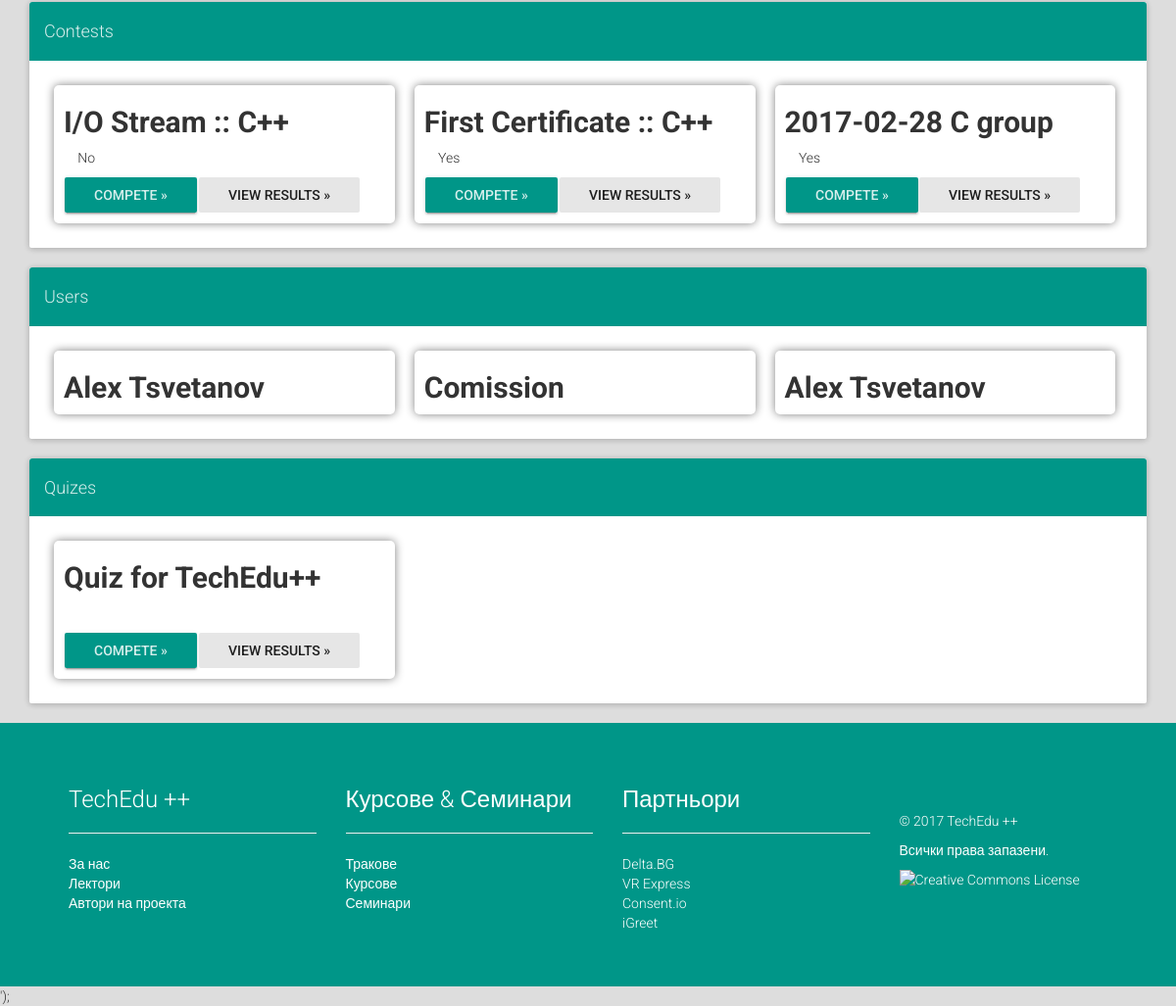
The page /search.php (lower part) on the database as committed earlier.
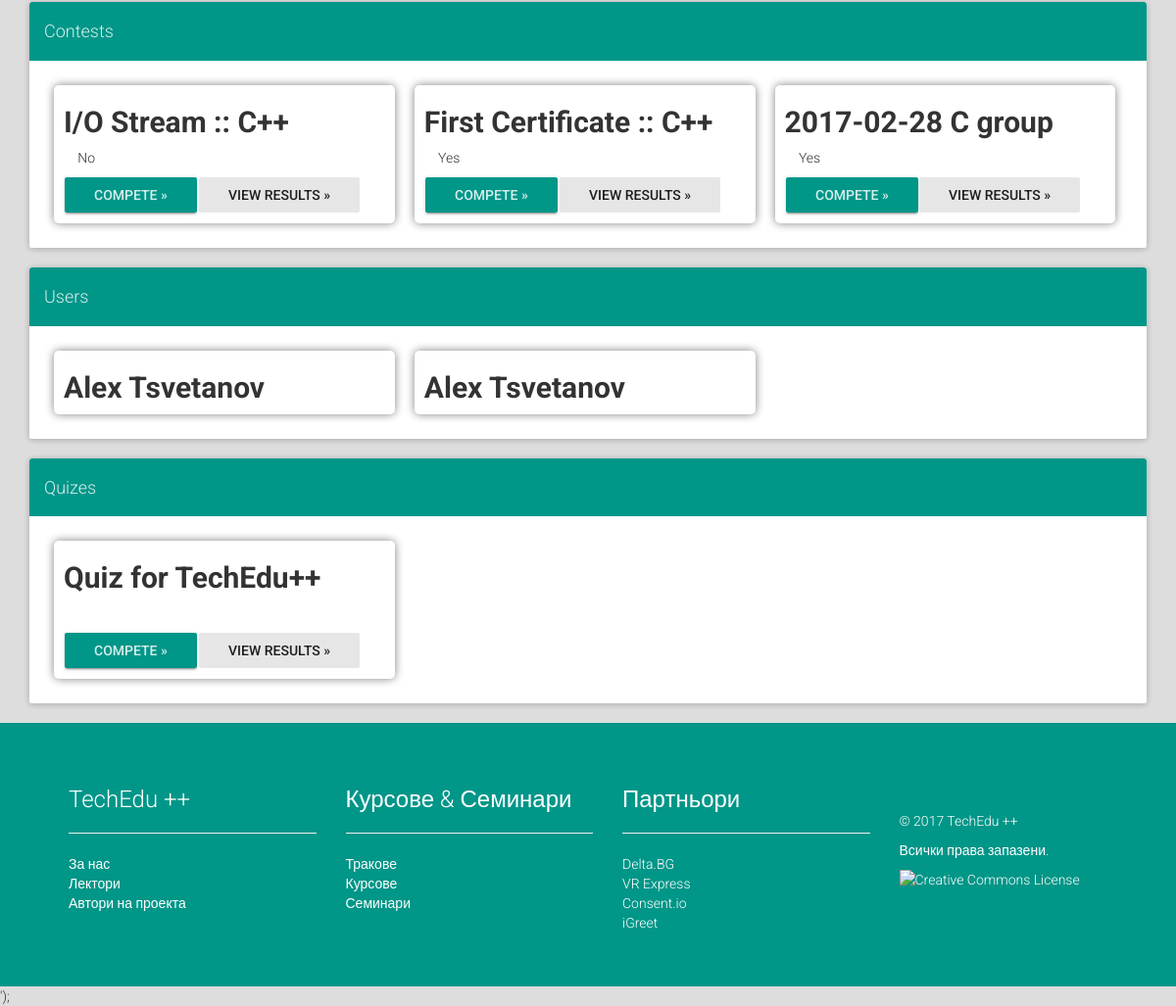
The same page on the database as committed later.
### tables this page shows
CREATE TABLE `Users` (
  `ID` text NOT NULL,
  `Username` text NOT NULL,
  `Password` text NOT NULL,
  `Email` text NOT NULL,
  `Name` text NOT NULL,
  `Teacher` tinyint(1) NOT NULL DEFAULT '0'
);

### lib/mysql.php (called while the page is built, shortened)
<?php
	class MySQL
	{
		public  $servername = "localhost";
		private $username = "root";
		private $password = "tts2002";
		protected $conn;
		function __construct (string $dbname_param)
		{
			$this->dbname = $dbname_param;
			$this->conn = new mysqli ($this->servername, $this->username, $this->password, $this->dbname);
		}
		function query (string $command)
		{
			return ($this->conn->query ($command));
		}
	}
?>

### search.php (the view, shortened to what this page needs)
<?php
	include_once ($_SERVER["DOCUMENT_ROOT"] . "/lib/mysql.php");
	$dbname = "judge";
	$conn = new MySQL ($dbname);
	$users = $conn->query ($sql = "SELECT * FROM `Users` WHERE `Name` LIKE \"%{$_REQUEST["pattern"]}%\"");
	$contests = $conn->query ($sql = "SELECT * FROM `Contests` WHERE `Tasks` LIKE \"%{$_REQUEST["pattern"]}%\" OR `Name` LIKE \"%{$_REQUEST["pattern"]}%\"");
	$quizes = $conn->query ($sql = "SELECT * FROM `Quizes` WHERE `Name` LIKE \"%{$_REQUEST["pattern"]}%\"");
	$users_html = "";
	while ($users->num_rows > 0 and $row = $users->fetch_assoc ())
	{
		$users_html = $users_html . "<div class=\"course-item col-md-4\"><h2 id=\"{$row["ID"]}\">{$row["Name"]}</h2></div>";
	}
	$contests_html = "";
	while ($contests->num_rows > 0 and $row = $contests->fetch_assoc ())
	{
		$contests_html = $contests_html . "<div class=\"course-item col-md-4\"><h2 id=\"{$row["ID"]}\">{$row ["Name"]}</h2><span data-toggle=\"tooltip\" data-placement=\"left\" title=\"Is this constest for a certificate?\" data-original-title=\"Is this constest for a certificate?\"><i class=\"fa fa-trophy\" aria-hidden=\"true\"></i> " . (($row["Certify"] == 0)?"No":"Yes") . "<br><a href=\"{$row["Link"]}\" role=\"button\" class=\"btn btn-raised btn-success\">Compete »</a><a href=\"{$row["Link"]}/results\" role=\"button\" class=\"btn btn-default active\">View results »</a></span></div>";
	}
	$quizes_html = "";
	while ($quizes->num_rows > 0 and $row = $quizes->fetch_assoc ())
	{
		$quizes_html = $quizes_html . "<div class=\"course-item col-md-4\"><h2 id=\"{$row["ID"]}\">{$row ["Name"]}</h2><br><a href=\"{$row["Link"]}\" role=\"button\" class=\"btn btn-raised btn-success\">Compete »</a><a href=\"{$row["Link"]}/results\" role=\"button\" class=\"btn btn-default active\">View results »</a></span></div>";
	}
	echo
		str_replace (
			"{{contests}}",
			$contests_html,
			str_replace (
				"{{users}}",
				$users_html,
				str_replace (
					"{{quizes}}",
					$quizes_html,
					file_get_contents($_SERVER["DOCUMENT_ROOT"] . "/lib/search_template.php")
				)
			)
		);
?>

Rows that differ between the two databases and show on the page:
removed users: Name "Comission"
